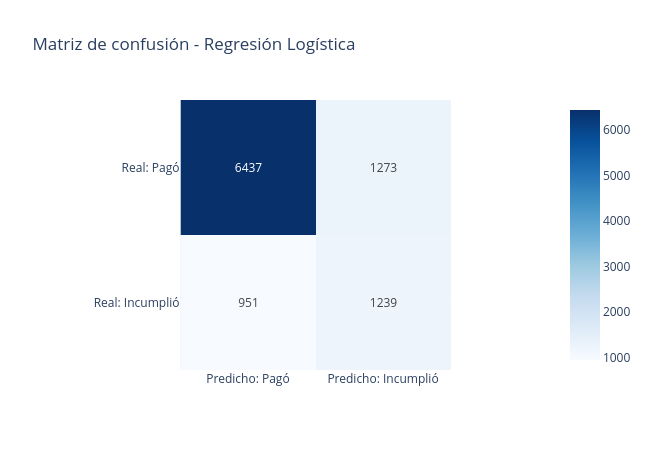

The notebook cell this image was saved under:
### Code cell
cm = plot_matriz_confusion(y_test, p_log, clases=[0, 1], etiquetas=['Pagó', 'Incumplió'], title='Matriz de confusión - Regresión Logística')
print(cm)

### Figure 1 — Plotly figure (JSON) as saved in the notebook; plotly's stock layout.template omitted (floating-point values rounded to 4 significant figures)
{"data": [{"coloraxis": "coloraxis", "hovertemplate": "x: %{x}<br>y: %{y}<br>color: %{z}<extra></extra>", "name": "0", "texttemplate": "%{z}", "type": "heatmap", "x": ["Predicho: Pagó", "Predicho: Incumplió"], "xaxis": "x", "y": ["Real: Pagó", "Real: Incumplió"], "yaxis": "y", "z": [[6437, 1273], [951, 1239]]}], "layout": {"coloraxis": {"autocolorscale": false, "colorscale": [[0.0, "rgb(247,251,255)"], [0.125, "rgb(222,235,247)"], [0.25, "rgb(198,219,239)"], [0.375, "rgb(158,202,225)"], [0.5, "rgb(107,174,214)"], [0.625, "rgb(66,146,198)"], [0.75, "rgb(33,113,181)"], [0.875, "rgb(8,81,156)"], [1.0, "rgb(8,48,107)"]]}, "height": 450, "title": {"text": "Matriz de confusión - Regresión Logística"}, "width": 650, "xaxis": {"anchor": "y", "constrain": "domain", "domain": [0.0, 1.0], "scaleanchor": "y"}, "yaxis": {"anchor": "x", "autorange": "reversed", "constrain": "domain", "domain": [0.0, 1.0]}}}
